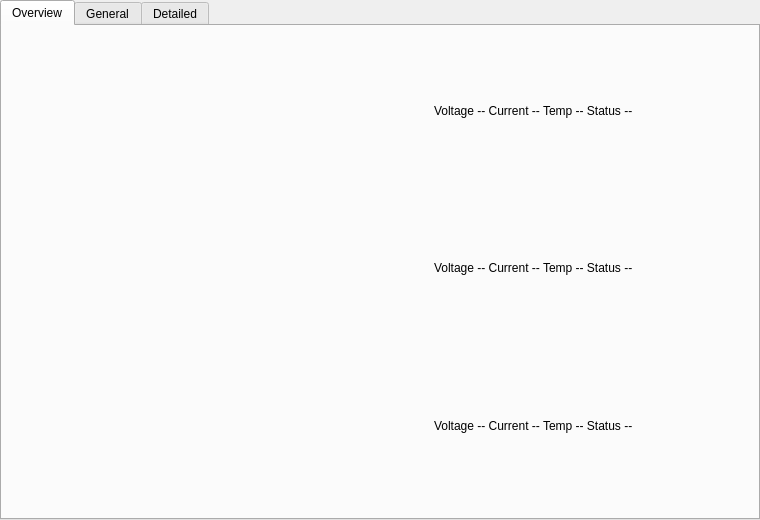
<?xml version="1.0" encoding="UTF-8"?>
<ui version="4.0">
 <class>ChargerStatusWidget</class>
 <widget class="QWidget" name="ChargerStatusWidget">
  <property name="minimumSize">
   <size>
    <width>760</width>
    <height>520</height>
   </size>
  </property>
  <layout class="QVBoxLayout" name="rootLayout">
   <property name="leftMargin">
    <number>0</number>
   </property>
   <property name="topMargin">
    <number>0</number>
   </property>
   <property name="rightMargin">
    <number>0</number>
   </property>
   <property name="bottomMargin">
    <number>0</number>
   </property>
   <item>
    <widget class="QTabWidget" name="statusTabWidget">
     <widget class="QWidget" name="overviewTab">
      <attribute name="title">
       <string>Overview</string>
      </attribute>
      <layout class="QVBoxLayout" name="overviewTabLayout">
       <property name="leftMargin">
        <number>8</number>
       </property>
       <property name="topMargin">
        <number>8</number>
       </property>
       <property name="rightMargin">
        <number>8</number>
       </property>
       <property name="bottomMargin">
        <number>8</number>
       </property>
       <item>
        <spacer name="topSpacer">
         <property name="orientation">
          <enum>Qt::Vertical</enum>
         </property>
        </spacer>
       </item>
       <item>
        <layout class="QHBoxLayout" name="contentLayout">
         <property name="spacing">
          <number>28</number>
         </property>
         <item>
          <widget class="QWidget" name="activityHost">
           <layout class="QVBoxLayout" name="activityHostLayout">
            <property name="leftMargin">
             <number>0</number>
            </property>
            <property name="topMargin">
             <number>0</number>
            </property>
            <property name="rightMargin">
             <number>0</number>
            </property>
            <property name="bottomMargin">
             <number>0</number>
            </property>
           </layout>
          </widget>
         </item>
         <item>
          <layout class="QVBoxLayout" name="slotsLayout">
           <property name="spacing">
            <number>18</number>
           </property>
           <item>
            <layout class="QHBoxLayout" name="slotRow1">
             <property name="spacing">
              <number>14</number>
             </property>
             <item>
              <widget class="QWidget" name="slotLed1">
               <property name="minimumSize">
                <size>
                 <width>26</width>
                 <height>26</height>
                </size>
               </property>
               <property name="maximumSize">
                <size>
                 <width>26</width>
                 <height>26</height>
                </size>
               </property>
              </widget>
             </item>
             <item>
              <widget class="QLabel" name="slotStatusLabel1">
               <property name="minimumSize">
                <size>
                 <width>180</width>
                 <height>0</height>
                </size>
               </property>
               <property name="text">
                <string>Voltage
--
Current
--
Temp
--
Status
--</string>
               </property>
               <property name="textFormat">
                <enum>Qt::RichText</enum>
               </property>
              </widget>
             </item>
             <item>
              <spacer name="slotSpacer1">
               <property name="orientation">
                <enum>Qt::Horizontal</enum>
               </property>
              </spacer>
             </item>
            </layout>
           </item>
           <item>
            <layout class="QHBoxLayout" name="slotRow2">
             <property name="spacing">
              <number>14</number>
             </property>
             <item>
              <widget class="QWidget" name="slotLed2">
               <property name="minimumSize">
                <size>
                 <width>26</width>
                 <height>26</height>
                </size>
               </property>
               <property name="maximumSize">
                <size>
                 <width>26</width>
                 <height>26</height>
                </size>
               </property>
              </widget>
             </item>
             <item>
              <widget class="QLabel" name="slotStatusLabel2">
               <property name="minimumSize">
                <size>
                 <width>180</width>
                 <height>0</height>
                </size>
               </property>
               <property name="text">
                <string>Voltage
--
Current
--
Temp
--
Status
--</string>
               </property>
               <property name="textFormat">
                <enum>Qt::RichText</enum>
               </property>
              </widget>
             </item>
             <item>
              <spacer name="slotSpacer2">
               <property name="orientation">
                <enum>Qt::Horizontal</enum>
               </property>
              </spacer>
             </item>
            </layout>
           </item>
           <item>
            <layout class="QHBoxLayout" name="slotRow3">
             <property name="spacing">
              <number>14</number>
             </property>
             <item>
              <widget class="QWidget" name="slotLed3">
               <property name="minimumSize">
                <size>
                 <width>26</width>
                 <height>26</height>
                </size>
               </property>
               <property name="maximumSize">
                <size>
                 <width>26</width>
                 <height>26</height>
                </size>
               </property>
              </widget>
             </item>
             <item>
              <widget class="QLabel" name="slotStatusLabel3">
               <property name="minimumSize">
                <size>
                 <width>180</width>
                 <height>0</height>
                </size>
               </property>
               <property name="text">
                <string>Voltage
--
Current
--
Temp
--
Status
--</string>
               </property>
               <property name="textFormat">
                <enum>Qt::RichText</enum>
               </property>
              </widget>
             </item>
             <item>
              <spacer name="slotSpacer3">
               <property name="orientation">
                <enum>Qt::Horizontal</enum>
               </property>
              </spacer>
             </item>
            </layout>
           </item>
           <item>
            <spacer name="bottomSlotSpacer">
             <property name="orientation">
              <enum>Qt::Vertical</enum>
             </property>
            </spacer>
           </item>
          </layout>
         </item>
        </layout>
       </item>
       <item>
        <spacer name="bottomSpacer">
         <property name="orientation">
          <enum>Qt::Vertical</enum>
         </property>
        </spacer>
       </item>
      </layout>
     </widget>
     <widget class="QWidget" name="generalTab">
      <attribute name="title">
       <string>General</string>
      </attribute>
      <layout class="QVBoxLayout" name="generalTabLayout">
       <property name="leftMargin">
        <number>8</number>
       </property>
       <property name="topMargin">
        <number>8</number>
       </property>
       <property name="rightMargin">
        <number>8</number>
       </property>
       <property name="bottomMargin">
        <number>8</number>
       </property>
       <item>
        <layout class="QHBoxLayout" name="generalColumnsLayout">
         <property name="spacing">
          <number>18</number>
         </property>
         <item>
          <widget class="QFrame" name="generalColumn1">
           <property name="frameShape">
            <enum>QFrame::StyledPanel</enum>
           </property>
           <layout class="QVBoxLayout" name="generalColumnLayout1">
            <property name="spacing">
             <number>14</number>
            </property>
            <property name="leftMargin">
             <number>18</number>
            </property>
            <property name="topMargin">
             <number>18</number>
            </property>
            <property name="rightMargin">
             <number>18</number>
            </property>
            <property name="bottomMargin">
             <number>18</number>
            </property>
            <item>
             <widget class="QLabel" name="generalTitleLabel1">
              <property name="text">
               <string>Charger 1</string>
              </property>
             </widget>
            </item>
            <item>
             <widget class="QLabel" name="generalVoltageLabel1">
              <property name="text">
               <string>Voltage: --</string>
              </property>
             </widget>
            </item>
            <item>
             <widget class="QLabel" name="generalCurrentLabel1">
              <property name="text">
               <string>Current: --</string>
              </property>
             </widget>
            </item>
            <item>
             <widget class="QLabel" name="generalTempLabel1">
              <property name="text">
               <string>Temp: --</string>
              </property>
             </widget>
            </item>
            <item>
             <widget class="QPushButton" name="startButton1">
              <property name="text">
               <string>Start</string>
              </property>
             </widget>
            </item>
            <item>
             <widget class="QPushButton" name="stopButton1">
              <property name="text">
               <string>Stop</string>
              </property>
             </widget>
            </item>
            <item>
             <widget class="QPushButton" name="irButton1">
              <property name="text">
               <string>IR</string>
              </property>
             </widget>
            </item>
            <item>
             <widget class="QPushButton" name="ecmButton1">
              <property name="text">
               <string>ECM</string>
              </property>
             </widget>
            </item>
            <item>
             <widget class="QPushButton" name="capacityButton1">
              <property name="text">
               <string>Capacity</string>
              </property>
             </widget>
            </item>
            <item>
             <spacer name="generalSpacer1">
              <property name="orientation">
               <enum>Qt::Vertical</enum>
              </property>
             </spacer>
            </item>
           </layout>
          </widget>
         </item>
         <item>
          <widget class="QFrame" name="generalColumn2">
           <property name="frameShape">
            <enum>QFrame::StyledPanel</enum>
           </property>
           <layout class="QVBoxLayout" name="generalColumnLayout2">
            <property name="spacing">
             <number>14</number>
            </property>
            <property name="leftMargin">
             <number>18</number>
            </property>
            <property name="topMargin">
             <number>18</number>
            </property>
            <property name="rightMargin">
             <number>18</number>
            </property>
            <property name="bottomMargin">
             <number>18</number>
            </property>
            <item>
             <widget class="QLabel" name="generalTitleLabel2">
              <property name="text">
               <string>Charger 2</string>
              </property>
             </widget>
            </item>
            <item>
             <widget class="QLabel" name="generalVoltageLabel2">
              <property name="text">
               <string>Voltage: --</string>
              </property>
             </widget>
            </item>
            <item>
             <widget class="QLabel" name="generalCurrentLabel2">
              <property name="text">
               <string>Current: --</string>
              </property>
             </widget>
            </item>
            <item>
             <widget class="QLabel" name="generalTempLabel2">
              <property name="text">
               <string>Temp: --</string>
              </property>
             </widget>
            </item>
            <item>
             <widget class="QPushButton" name="startButton2">
              <property name="text">
               <string>Start</string>
              </property>
             </widget>
            </item>
            <item>
             <widget class="QPushButton" name="stopButton2">
              <property name="text">
               <string>Stop</string>
              </property>
             </widget>
            </item>
            <item>
             <widget class="QPushButton" name="irButton2">
              <property name="text">
               <string>IR</string>
              </property>
             </widget>
            </item>
            <item>
             <widget class="QPushButton" name="ecmButton2">
              <property name="text">
               <string>ECM</string>
              </property>
             </widget>
            </item>
            <item>
             <widget class="QPushButton" name="capacityButton2">
              <property name="text">
               <string>Capacity</string>
              </property>
             </widget>
            </item>
            <item>
             <spacer name="generalSpacer2">
              <property name="orientation">
               <enum>Qt::Vertical</enum>
              </property>
             </spacer>
            </item>
           </layout>
          </widget>
         </item>
         <item>
          <widget class="QFrame" name="generalColumn3">
           <property name="frameShape">
            <enum>QFrame::StyledPanel</enum>
           </property>
           <layout class="QVBoxLayout" name="generalColumnLayout3">
            <property name="spacing">
             <number>14</number>
            </property>
            <property name="leftMargin">
             <number>18</number>
            </property>
            <property name="topMargin">
             <number>18</number>
            </property>
            <property name="rightMargin">
             <number>18</number>
            </property>
            <property name="bottomMargin">
             <number>18</number>
            </property>
            <item>
             <widget class="QLabel" name="generalTitleLabel3">
              <property name="text">
               <string>Charger 3</string>
              </property>
             </widget>
            </item>
            <item>
             <widget class="QLabel" name="generalVoltageLabel3">
              <property name="text">
               <string>Voltage: --</string>
              </property>
             </widget>
            </item>
            <item>
             <widget class="QLabel" name="generalCurrentLabel3">
              <property name="text">
               <string>Current: --</string>
              </property>
             </widget>
            </item>
            <item>
             <widget class="QLabel" name="generalTempLabel3">
              <property name="text">
               <string>Temp: --</string>
              </property>
             </widget>
            </item>
            <item>
             <widget class="QPushButton" name="startButton3">
              <property name="text">
               <string>Start</string>
              </property>
             </widget>
            </item>
            <item>
             <widget class="QPushButton" name="stopButton3">
              <property name="text">
               <string>Stop</string>
              </property>
             </widget>
            </item>
            <item>
             <widget class="QPushButton" name="irButton3">
              <property name="text">
               <string>IR</string>
              </property>
             </widget>
            </item>
            <item>
             <widget class="QPushButton" name="ecmButton3">
              <property name="text">
               <string>ECM</string>
              </property>
             </widget>
            </item>
            <item>
             <widget class="QPushButton" name="capacityButton3">
              <property name="text">
               <string>Capacity</string>
              </property>
             </widget>
            </item>
            <item>
             <spacer name="generalSpacer3">
              <property name="orientation">
               <enum>Qt::Vertical</enum>
              </property>
             </spacer>
            </item>
           </layout>
          </widget>
         </item>
        </layout>
       </item>
      </layout>
     </widget>
     <widget class="QWidget" name="detailedTab">
      <attribute name="title">
       <string>Detailed</string>
      </attribute>
      <layout class="QVBoxLayout" name="detailedTabLayout">
       <property name="leftMargin">
        <number>8</number>
       </property>
       <property name="topMargin">
        <number>8</number>
       </property>
       <property name="rightMargin">
        <number>8</number>
       </property>
       <property name="bottomMargin">
        <number>8</number>
       </property>
       <item>
        <widget class="QLabel" name="detailedTabPlaceholderLabel">
         <property name="wordWrap">
          <bool>true</bool>
         </property>
         <property name="text">
          <string>Detailed charger diagnostics will appear here.</string>
         </property>
        </widget>
       </item>
       <item>
        <spacer name="detailedBottomSpacer">
         <property name="orientation">
          <enum>Qt::Vertical</enum>
         </property>
        </spacer>
       </item>
      </layout>
     </widget>
    </widget>
   </item>
  </layout>
 </widget>
 <resources/>
 <connections/>
</ui>
